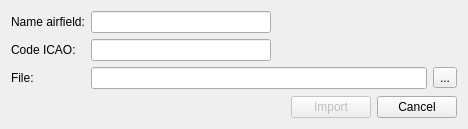
<?xml version="1.0" encoding="UTF-8"?>
<ui version="4.0">
 <class>ImportDialog</class>
 <widget class="QDialog" name="ImportDialog">
  <property name="geometry">
   <rect>
    <x>0</x>
    <y>0</y>
    <width>468</width>
    <height>129</height>
   </rect>
  </property>
  <property name="windowTitle">
   <string>Import obstracles</string>
  </property>
  <layout class="QGridLayout" name="gridLayout">
   <item row="1" column="2">
    <spacer name="horizontalSpacer_2">
     <property name="orientation">
      <enum>Qt::Horizontal</enum>
     </property>
     <property name="sizeType">
      <enum>QSizePolicy::Expanding</enum>
     </property>
     <property name="sizeHint" stdset="0">
      <size>
       <width>40</width>
       <height>20</height>
      </size>
     </property>
    </spacer>
   </item>
   <item row="0" column="0">
    <widget class="QLabel" name="label">
     <property name="text">
      <string>Name airfield:</string>
     </property>
     <property name="buddy">
      <cstring>nameAirfieldLineEdit</cstring>
     </property>
    </widget>
   </item>
   <item row="1" column="0">
    <widget class="QLabel" name="label_2">
     <property name="text">
      <string>Code ICAO:</string>
     </property>
     <property name="buddy">
      <cstring>codeIcaoLineEdit</cstring>
     </property>
    </widget>
   </item>
   <item row="1" column="1">
    <widget class="QLineEdit" name="codeIcaoLineEdit"/>
   </item>
   <item row="4" column="0" colspan="3">
    <layout class="QHBoxLayout" name="horizontalLayout">
     <item>
      <spacer name="horizontalSpacer">
       <property name="orientation">
        <enum>Qt::Horizontal</enum>
       </property>
       <property name="sizeHint" stdset="0">
        <size>
         <width>201</width>
         <height>20</height>
        </size>
       </property>
      </spacer>
     </item>
     <item>
      <widget class="QPushButton" name="importButton">
       <property name="enabled">
        <bool>false</bool>
       </property>
       <property name="text">
        <string>Import</string>
       </property>
      </widget>
     </item>
     <item>
      <widget class="QPushButton" name="cancelButton">
       <property name="text">
        <string>Cancel</string>
       </property>
      </widget>
     </item>
    </layout>
   </item>
   <item row="2" column="0">
    <widget class="QLabel" name="label_3">
     <property name="text">
      <string>File:</string>
     </property>
     <property name="buddy">
      <cstring>fileLineEdit</cstring>
     </property>
    </widget>
   </item>
   <item row="2" column="1" colspan="2">
    <layout class="QHBoxLayout" name="horizontalLayout_2">
     <item>
      <widget class="QLineEdit" name="fileLineEdit">
       <property name="readOnly">
        <bool>true</bool>
       </property>
      </widget>
     </item>
     <item>
      <widget class="QToolButton" name="selectFileButton">
       <property name="text">
        <string>...</string>
       </property>
      </widget>
     </item>
    </layout>
   </item>
   <item row="0" column="1">
    <widget class="QLineEdit" name="nameAirfieldLineEdit"/>
   </item>
   <item row="3" column="0">
    <spacer name="verticalSpacer">
     <property name="orientation">
      <enum>Qt::Vertical</enum>
     </property>
     <property name="sizeHint" stdset="0">
      <size>
       <width>20</width>
       <height>40</height>
      </size>
     </property>
    </spacer>
   </item>
  </layout>
 </widget>
 <resources/>
 <connections/>
</ui>
